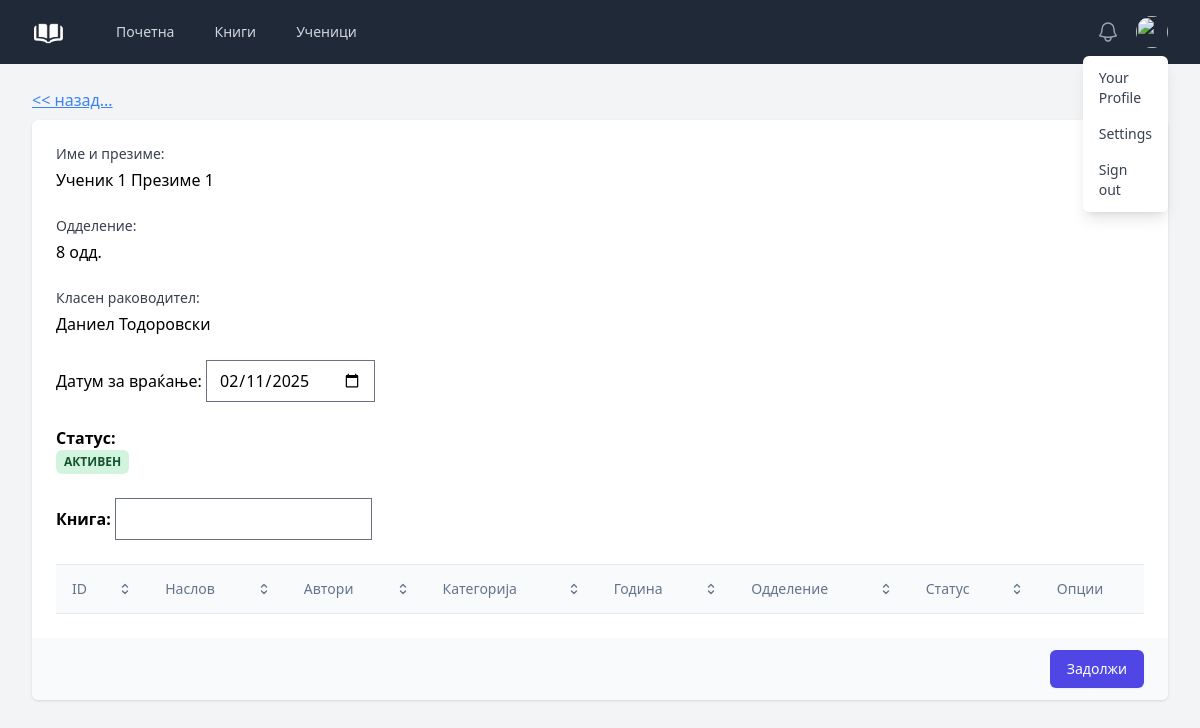
/biblioteka/zadolzi?id=1, run on the app's committed database.
### tables this page shows
CREATE TABLE `ucenici` (
  `id` int(11) NOT NULL,
  `ucenikIme` varchar(255) NOT NULL,
  `ucenikPrezime` varchar(255) NOT NULL,
  `ucenikEmail` varchar(255) DEFAULT NULL,
  `odd_id` int(11) NOT NULL,
  `klasen` varchar(255) NOT NULL,
  `stat` int(11) NOT NULL,
  `zabeleska` text NOT NULL
);

### controllers/zadolzi.php (called while the page is built, shortened)
<?php
$filepath = realpath (dirname(__FILE__));
$filepath = str_replace('controllers', '', $filepath);
require_once ($filepath."/Database.php");
$config = require($filepath.'/config.php');
$db = new Database($config['database']);
  $note = $db->query('select * from ucenici where id = :id', [
    'id' => $_GET['id']
])->findOrFail();
require "views/zadolzi.view.php";

### index.php (called while the page is built, shortened)
<?php
require 'functions.php';
require 'Database.php';
require 'router.php';

### functions.php (called while the page is built, shortened)
<?php
function realUrl($goTo = '/biblioteka/'){
    $uri = "/biblioteka/".$goTo;
    return $uri;
}

### config.php (called while the page is built)
<?php
return [
    'database' => [
        'host' => 'localhost',
        'port' => 3306,
        'dbname' => 'biblioteka',
        'charset' => 'utf8mb4'
    ],
];

### Database.php (called while the page is built, shortened)
<?php
class Database
{
    public $connection;
    public $statement;
    public function __construct($config, $username = 'root', $password = '')
    {
        $dsn = 'mysql:' . http_build_query($config, '', ';');
        $this->connection = new PDO($dsn, $username, $password, [
            PDO::ATTR_DEFAULT_FETCH_MODE => PDO::FETCH_ASSOC
        ]);
    }
    public function query($query, $params = [])
    {
        $this->statement = $this->connection->prepare($query);
        $this->statement->execute($params);
        return $this;
    }
    public function find()
    {
        return $this->statement->fetch();
    }
    public function findOrFail()
    {
        $result = $this->find();
        return $result;
    }
}

### views/zadolzi.view.php (the view, shortened to what this page needs)
<?php
require('partials/head.php') ?>
<?php require('partials/nav.php') ?>
<main>
    <div class="mx-auto max-w-7xl py-6 sm:px-6 lg:px-8">
        <div class="md:grid md:grid-cols-3 md:gap-6">
            <div class="mt-5 md:col-span-5 md:mt-0">
            <p class="mb-2">
            <a href="<?= realUrl('korisnici') ?>" class="text-blue-500 underline"><< назад...</a>
        </p>
                <form method="POST" enctype="multipart/form-data">
                    <div class="shadow sm:overflow-hidden sm:rounded-md">
                        <div class="space-y-6 bg-white px-4 py-5 sm:p-6">
                            <div>
                                    <label
                                        for="imeKniga"
                                        class="block text-sm font-medium text-gray-700"
                                    >Име и презиме:</label>
                                    <div class="mt-1">
                                        <?= htmlspecialchars($note['ucenikIme']) ?> <?= htmlspecialchars($note['ucenikPrezime']) ?>
                                    </div>
                            </div>
                            <div>
                                <label
                                    for="imeKniga"
                                    class="block text-sm font-medium text-gray-700"
                                >Одделение:</label>
                                <div class="mt-1">
                                <?= htmlspecialchars($note['odd_id']) ?> одд.
                                </div>
                            </div>
                            <div>
                                <label
                                    for="imeKniga"
                                    class="block text-sm font-medium text-gray-700"
                                >Класен раководител:</label>
                                <div class="mt-1">
                                <?= htmlspecialchars($note['klasen']) ?>
                                </div>
                            </div>
                            <label for="dase_vrati">Датум за враќање:</label>
                            <input type="date" id="dase_vrati" name="dase_vrati" value="<?= date('Y-m-d', strtotime('+30 days')) ?>">
                            <div class="w-max">
                                <b>Статус: </b>
                                <?php
                                    if($note['stat'] === 0){
                                        echo "<div
                                        class='relative grid items-center px-2 py-1 font-sans text-xs font-bold text-green-900 uppercase rounded-md select-none whitespace-nowrap bg-green-500/20'>
                                        <span class=''>Активен</span>
                                        </div>";
                                    }else if($note['stat'] === 1){
                                        echo "<div
                                        class='relative grid items-center px-2 py-1 font-sans text-xs font-bold text-green-900 uppercase rounded-md select-none whitespace-nowrap bg-yellow-500/20'>
                                        <span class=''>Неактивен</span>
                                        </div>";
                                    }else if($note['stat'] === 2){
                                        echo "<div
                                        class='relative grid items-center px-2 py-1 font-sans text-xs font-bold text-green-900 uppercase rounded-md select-none whitespace-nowrap bg-red-500/20'>
                                        <span class=''>Баниран</span>
                                        </div>";
                                    }
                                ?>
                            </div>
                                <b>Книга: </b>
                                    <input type="text" id="search_text" onkeyup="getStates(this.value)">
                                <div class="p-0">
                                        <table class="w-full mt-4 text-left table-auto ">
                                            <thead>
                                            <tr>
                                                <th
                                                        class="p-4 transition-colors cursor-pointer border-y border-slate-200 bg-slate-50 hover:bg-slate-100">
                                                    <p
                                                            class="flex items-center justify-between gap-2 font-sans text-sm font-normal leading-none text-slate-500">
                                                        ID
                                                        <svg xmlns="http://www.w3.org/2000/svg" fill="none" viewBox="0 0 24 24" stroke-width="2"
                                                             stroke="currentColor" aria-hidden="true" class="w-4 h-4">
                                                            <path stroke-linecap="round" stroke-linejoin="round"
                                                                  d="M8.25 15L12 18.75 15.75 15m-7.5-6L12 5.25 15.75 9"></path>
                                                        </svg>
                                                    </p>
                                                </th>
                                                <th
                                                        class="p-4 transition-colors cursor-pointer border-y border-slate-200 bg-slate-50 hover:bg-slate-100">
                                                    <p
                                                            class="flex items-center justify-between gap-2 font-sans text-sm font-normal leading-none text-slate-500">
                                                        Наслов
                                                        <svg xmlns="http://www.w3.org/2000/svg" fill="none" viewBox="0 0 24 24" stroke-width="2"
                                                             stroke="currentColor" aria-hidden="true" class="w-4 h-4">
                                                            <path stroke-linecap="round" stroke-linejoin="round"
                                                                  d="M8.25 15L12 18.75 15.75 15m-7.5-6L12 5.25 15.75 9"></path>
                                                        </svg>
                                                    </p>
                                                </th>
                                                <th
                                                        class="p-4 transition-colors cursor-pointer border-y border-slate-200 bg-slate-50 hover:bg-slate-100">
                                                    <p
                                                            class="flex items-center justify-between gap-2 font-sans text-sm  font-normal leading-none text-slate-500">
                                                        Автори
                                                        <svg xmlns="http://www.w3.org/2000/svg" fill="none" viewBox="0 0 24 24" stroke-width="2"
                                                             stroke="currentColor" aria-hidden="true" class="w-4 h-4">
                                                            <path stroke-linecap="round" stroke-linejoin="round"
                                                                  d="M8.25 15L12 18.75 15.75 15m-7.5-6L12 5.25 15.75 9"></path>
                                                        </svg>
                                                    </p>
                                                </th>
                                                <th
                                                        class="p-4 transition-colors cursor-pointer border-y border-slate-200 bg-slate-50 hover:bg-slate-100">
                                                    <p
                                                            class="flex items-center justify-between gap-2 font-sans text-sm  font-normal leading-none text-slate-500">
                                                        Категорија
                                                        <svg xmlns="http://www.w3.org/2000/svg" fill="none" viewBox="0 0 24 24" stroke-width="2"
                                                             stroke="currentColor" aria-hidden="true" class="w-4 h-4">
                                                            <path stroke-linecap="round" stroke-linejoin="round"
                                                                  d="M8.25 15L12 18.75 15.75 15m-7.5-6L12 5.25 15.75 9"></path>
                                                        </svg>
                                                    </p>
                                                </th>
                                                <th
                                                        class="p-4 transition-colors cursor-pointer border-y border-slate-200 bg-slate-50 hover:bg-slate-100">
                                                    <p
                                                            class="flex items-center justify-between gap-2 font-sans text-sm  font-normal leading-none text-slate-500">
                                                        Година
                                                        <svg xmlns="http://www.w3.org/2000/svg" fill="none" viewBox="0 0 24 24" stroke-width="2"
                                                             stroke="currentColor" aria-hidden="true" class="w-4 h-4">
                                                            <path stroke-linecap="round" stroke-linejoin="round"
                                                                  d="M8.25 15L12 18.75 15.75 15m-7.5-6L12 5.25 15.75 9"></path>
                                                        </svg>
                                                    </p>
                                                </th>
                                                <th
                                                        class="p-4 transition-colors cursor-pointer border-y border-slate-200 bg-slate-50 hover:bg-slate-100">
                                                    <p
                                                            class="flex items-center justify-between gap-2 font-sans text-sm  font-normal leading-none text-slate-500">
                                                        Одделение
                                                        <svg xmlns="http://www.w3.org/2000/svg" fill="none" viewBox="0 0 24 24" stroke-width="2"
                                                             stroke="currentColor" aria-hidden="true" class="w-4 h-4">
                                                            <path stroke-linecap="round" stroke-linejoin="round"
                                                                  d="M8.25 15L12 18.75 15.75 15m-7.5-6L12 5.25 15.75 9"></path>
                                                        </svg>
                                                    </p>
                                                </th>
                                                <th
                                                        class="p-4 transition-colors cursor-pointer border-y border-slate-200 bg-slate-50 hover:bg-slate-100">
                                                    <p
                                                            class="flex items-center justify-between gap-2 font-sans text-sm  font-normal leading-none text-slate-500">
                                                        Статус
                                                        <svg xmlns="http://www.w3.org/2000/svg" fill="none" viewBox="0 0 24 24" stroke-width="2"
                                                             stroke="currentColor" aria-hidden="true" class="w-4 h-4">
                                                            <path stroke-linecap="round" stroke-linejoin="round"
                                                                  d="M8.25 15L12 18.75 15.75 15m-7.5-6L12 5.25 15.75 9"></path>
                                                        </svg>
                                                    </p>
                                                </th>
                                                <th
                                                        class="p-4 transition-colors cursor-pointer border-y border-slate-200 bg-slate-50 hover:bg-slate-100">
                                                    <p
                                                            class="flex items-center justify-between gap-2 font-sans text-sm  font-normal leading-none text-slate-500">Опции
                                                    </p>
                                                </th>
                                            </tr>
                                        </thead>
                                    </table>
                                </div>
                        </div>
                        <div class="bg-gray-50 px-4 py-3 text-right sm:px-6">
                            <button
                                type="submit"
                                class="inline-flex justify-center rounded-md border border-transparent bg-indigo-600 py-2 px-4 text-sm font-medium text-white shadow-sm hover:bg-indigo-700 focus:outline-none focus:ring-2 focus:ring-indigo-500 focus:ring-offset-2"
                            >
                                Задолжи
                            </button>
                        </div>
                    </div>
                </form>
            </div>
        </div>
    </div>
</main>
<?php require('partials/footer.php') ?>

### data on the page
ucenici: ucenikIme "Ученик 1", ucenikPrezime "Презиме 1", odd "8", klasen "Даниел Тодоровски"
